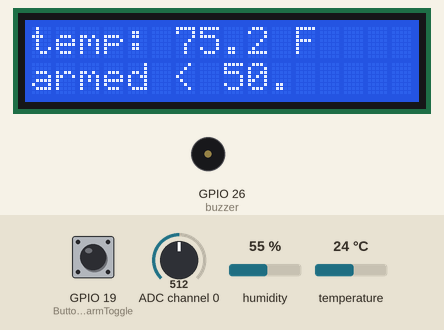
Recording of a program running on a simulated Raspberry Pi (BCM pin numbers). Parts: 16×2 character LCD, buzzer (waves = sounding). Inputs (shaded band) come from the test bench; at power-on: GPIO 19 (Button alarmToggle) LOW, temperature 24 °C, ADC channel 0 = 512, humidity 55 % (analog values on the 0–1023 scale). Threads take turns every 2 ms; the clock reads 2024-03-15 10:24:30 at power-on unless the program sets it; what the program prints to the terminal is not drawn.

Above: at 3.6 s.
3.7 s: GPIO 19 (Button alarmToggle) pulled HIGH for 1 s
At 4.6 s:
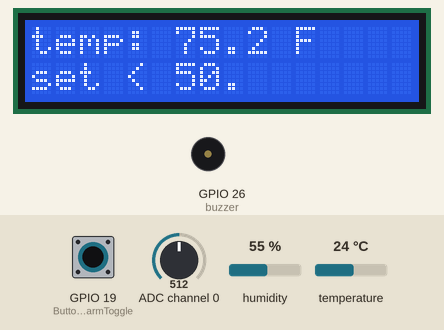
6.2 s: GPIO 19 (Button alarmToggle) pulled HIGH for 0.5 s
At 7.5 s:
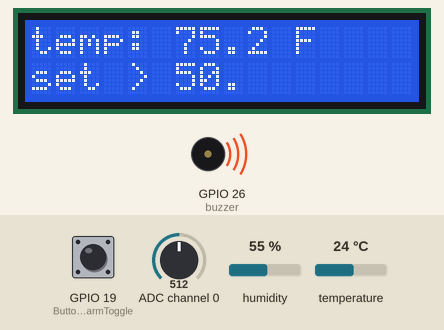
9.6 s: GPIO 19 (Button alarmToggle) pulled HIGH for 3.2 s
At 10.6 s:
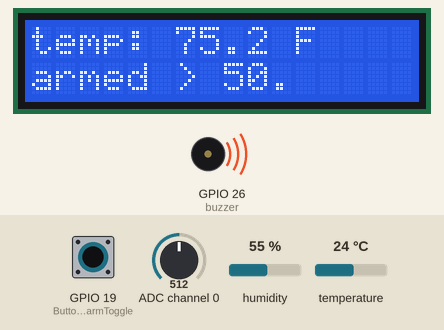
14.3 s: temperature set to 12 °C
At 15.6 s:
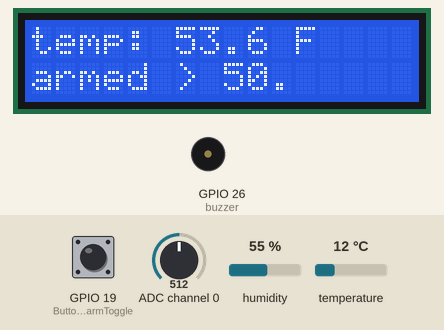
16.6 s: temperature set to 9 °C
At 18.5 s:
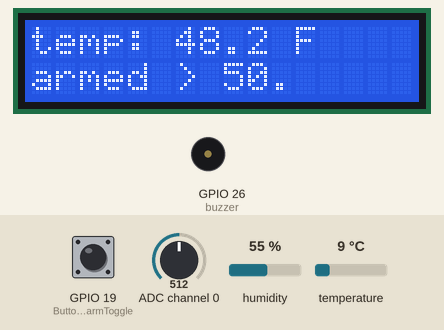
19.0 s: GPIO 19 (Button alarmToggle) pulled HIGH for 1 s
At 19.9 s:
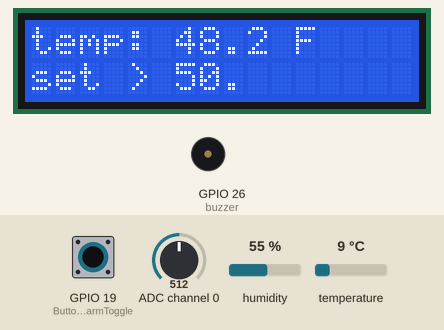
Timing chart, 0 to 22.0 s (numbered marks = the images above; inputs shaded):
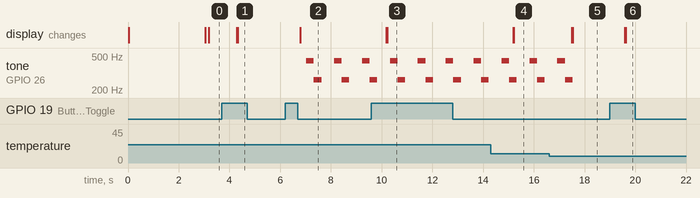

The program:

main.py
```python
#!/usr/bin/python3

from store import Store
from display import Display
from potentiometer import Potentiometer
from gpiozero import Button
from time import sleep, time
from tempSensor import TempSensor
from buzzer import Buzzer
import atexit

state = Store({
    "temp": 0,
    "triggerPoint": 0,
    "triggerLessThan": True,
    "isEditable": False,
    "togglePressedTime": 0,
})

TOGGLE_HOLD_TIME = 0.5

display = Display()
alarmDial = Potentiometer(0)
alarmToggle = Button(19, pull_up=False, hold_time=TOGGLE_HOLD_TIME)
tempSensor = TempSensor(13)
buzzer = Buzzer(26)


def cleanExit():
    display.clear()


atexit.register(cleanExit)


def alarmDialChanged(value):
    if state.state["isEditable"]:
        state.update({"triggerPoint": round((1 - value) * 100, 0)})


def toggleHeld():
    state.update({"isEditable": not state.state["isEditable"]})


def togglePressed():
    state.update({"togglePressedTime": time()})


def toggleReleased():
    if (time() - state.state["togglePressedTime"]) > 0.5:
        return
    if state.state["isEditable"]:
        state.update({"triggerLessThan": not state.state["triggerLessThan"]})


def tempChanged(value):
    state.update({"temp": value})


alarmToggle.when_pressed = togglePressed
alarmToggle.when_released = toggleReleased
alarmToggle.when_held = toggleHeld

alarmDial.onChange = alarmDialChanged

tempSensor.onChange = tempChanged

sleep(3)

state.update({
    "triggerPoint": round((1 - alarmDial.value) * 100),
    "temp": tempSensor.value
})
display.subscribe(state)
buzzer.subscribe(state)

print("Initialized!!!")

while True:
    sleep(0.2)
```

store.py
```python
from itertools import chain


class Store:
    callbacks = []
    __state = None

    def __init__(self, initial_state):
        self.__state = initial_state

    def subscribe(self, callback):
        self.callbacks.append(callback)

    def update(self, newState):
        self.__state = dict(chain(self.__state.items(), newState.items()))
        for callback in self.callbacks:
            callback(self.__state)

    @property
    def state(self):
        return self.__state
```

display.py
```python
from LCD import LCD


class Display:
    def __init__(self):
        self.__lcd = LCD(2, 0x27, True)

    def subscribe(self, store):
        store.subscribe(self.update)
        self.update(store.state)

    def update(self, state):
        isEditableMessage = "set" if state["isEditable"] else "armed"
        aboveMessage = "<" if state["triggerLessThan"] else ">"

        self.__lcd.message(f"temp: {state['temp']} F", 1)
        self.__lcd.message(
            f"{isEditableMessage} {aboveMessage} {state['triggerPoint']}.", 2)

    def clear(self):
        self.__lcd.clear()
```

potentiometer.py
```python
from threading import Thread
from gpiozero import MCP3008
from time import sleep


class Potentiometer:
    def __init__(self, channel):
        self.onChange = None
        self.__potentiometer = MCP3008(channel)
        self.__process = Thread(target=self.processHandler)
        self.__value = None
        self.__process.start()

    def processHandler(self):
        while True:
            if self.onChange:
                newValue = round(self.__potentiometer.value, 2)
                if newValue != self.__value:
                    self.onChange(newValue)
                self.__value = newValue
            sleep(0.4)

    @property
    def value(self):
        return self.__value
```

tempSensor.py
```python
from dht11 import DHT11
from threading import Thread
from time import sleep


class TempSensor:
    def __init__(self, pin):
        self.__sensor = DHT11(pin=pin)
        self.__process = Thread(target=self.processHandler)
        self.__value = None
        self.onChange = None
        self.__process.start()

    def processHandler(self):
        while True:
            if self.onChange:
                reading = self.__sensor.read()
                if reading.is_valid():
                    newValue = round((reading.temperature * 1.8) + 32, 2)
                    if newValue != self.__value:
                        self.onChange(newValue)
                    self.__value = newValue
            sleep(1)

    @property
    def value(self):
        return self.__value
```

buzzer.py
```python
from gpiozero import TonalBuzzer
from gpiozero.tones import Tone
from threading import Thread
from time import sleep


class Buzzer:
    def __init__(self, pin):
        self.__buzzer = TonalBuzzer(pin)
        self.__process = Thread(target=self.processHandler)
        self.__isActive = False
        self.__process.start()
        pass

    def processHandler(self):
        while True:
            if self.__isActive:
                self.__buzzer.play(Tone("A4"))
                sleep(0.3)
                self.__buzzer.play(Tone("C4"))
                sleep(0.3)
                self.__buzzer.stop()
            sleep(0.5)

    def subscribe(self, store):
        store.subscribe(self.update)
        self.update(store.state)

    def update(self, state):
        print(f"update: {state}")
        if not state["temp"]:
            self.__isActive = False
            return

        if state["triggerLessThan"] and (state["temp"] < state["triggerPoint"]):
            self.__isActive = True
            return

        if not state["triggerLessThan"] and (state["temp"] > state["triggerPoint"]):
            self.__isActive = True
            return

        self.__isActive = False
```

LCD.py
```python
import smbus2 as smbus
import time


class LCD:
    def __init__(self, pi_rev=2, i2c_addr=0x3F, backlight=True):

        # device constants
        self.I2C_ADDR = i2c_addr
        self.LCD_WIDTH = 16   # Max. characters per line

        self.LCD_CHR = 1  # Mode - Sending data
        self.LCD_CMD = 0  # Mode - Sending command

        self.LCD_LINE_1 = 0x80  # LCD RAM addr for line one
        self.LCD_LINE_2 = 0xC0  # LCD RAM addr for line two

        if backlight:
            # on
            self.LCD_BACKLIGHT = 0x08
        else:
            # off
            self.LCD_BACKLIGHT = 0x00

        self.ENABLE = 0b00000100  # Enable bit

        # Timing constants
        self.E_PULSE = 0.0005
        self.E_DELAY = 0.0005

        # Open I2C interface
        if pi_rev == 2:
            # Rev 2 Pi uses 1
            self.bus = smbus.SMBus(1)
        elif pi_rev == 1:
            # Rev 1 Pi uses 0
            self.bus = smbus.SMBus(0)
        else:
            raise ValueError('pi_rev param must be 1 or 2')

        # Initialise display
        self.lcd_byte(0x33, self.LCD_CMD)  # 110011 Initialise
        self.lcd_byte(0x32, self.LCD_CMD)  # 110010 Initialise
        self.lcd_byte(0x06, self.LCD_CMD)  # 000110 Cursor move direction
        # 001100 Display On,Cursor Off, Blink Off
        self.lcd_byte(0x0C, self.LCD_CMD)
        # 101000 Data length, number of lines, font size
        self.lcd_byte(0x28, self.LCD_CMD)
        self.lcd_byte(0x01, self.LCD_CMD)  # 000001 Clear display

    def lcd_byte(self, bits, mode):
        # Send byte to data pins
        # bits = data
        # mode = 1 for data, 0 for command

        bits_high = mode | (bits & 0xF0) | self.LCD_BACKLIGHT
        bits_low = mode | ((bits << 4) & 0xF0) | self.LCD_BACKLIGHT

        # High bits
        self.bus.write_byte(self.I2C_ADDR, bits_high)
        self.toggle_enable(bits_high)

        # Low bits
        self.bus.write_byte(self.I2C_ADDR, bits_low)
        self.toggle_enable(bits_low)

    def toggle_enable(self, bits):
        time.sleep(self.E_DELAY)
        self.bus.write_byte(self.I2C_ADDR, (bits | self.ENABLE))
        time.sleep(self.E_PULSE)
        self.bus.write_byte(self.I2C_ADDR, (bits & ~self.ENABLE))
        time.sleep(self.E_DELAY)

    def message(self, string, line=1):
        # display message string on LCD line 1 or 2
        if line == 1:
            lcd_line = self.LCD_LINE_1
        elif line == 2:
            lcd_line = self.LCD_LINE_2
        else:
            raise ValueError('line number must be 1 or 2')

        string = string.ljust(self.LCD_WIDTH, " ")

        self.lcd_byte(lcd_line, self.LCD_CMD)

        for i in range(self.LCD_WIDTH):
            self.lcd_byte(ord(string[i]), self.LCD_CHR)

    def clear(self):
        # clear LCD display
        self.lcd_byte(0x01, self.LCD_CMD)
```

Measured:
- after the input at 3.7 s, the display: first changes after 0.58 s (image 1 shows a later state)
- after the input at 6.2 s, tone on GPIO 26 (buzzer): silent → 440 Hz after 0.83 s, then repeats every 1.1 s: 262 Hz 0.30 s, silent 0.50 s, 440 Hz 0.30 s; the display: changes after 0.60 s (image 2)
- after the input at 9.6 s, the display: first changes after 0.58 s (image 3 shows a later state)
- after the input at 14.3 s, the display: first changes after 0.89 s (image 4 shows a later state)
- after the input at 16.6 s, tone on GPIO 26 (buzzer): goes on until 17.5 s, then stays silent; the display: first changes after 0.89 s (image 5 shows a later state)
- after the input at 19.0 s, the display: first changes after 0.58 s (image 6 shows a later state)
